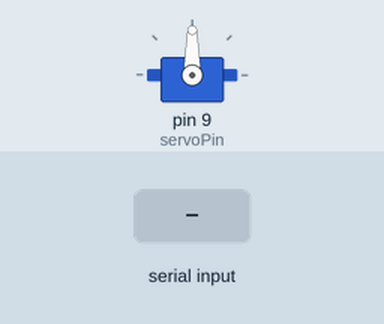
This sketch was run on a simulated Arduino Uno, built with avr-gcc and run on an emulated ATmega328P. Shown: servo. The test bench sets the inputs (shaded band). What the sketch prints to the serial monitor is not drawn.

Above: at 1.2 s.
1.3 s: "<s>" received over Serial
At 2.1 s:
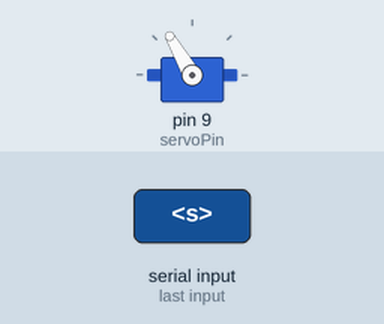
2.8 s: ">" received over Serial
At 3.1 s:
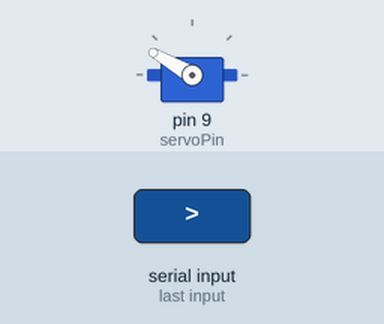
4.3 s: ">" received over Serial
At 5.5 s:
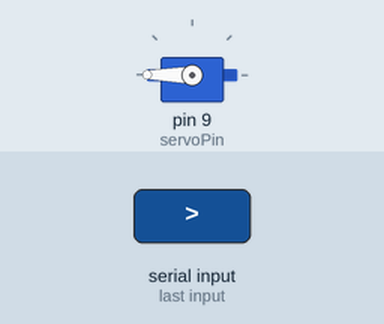
5.8 s: "<S>" received over Serial
At 6.7 s:
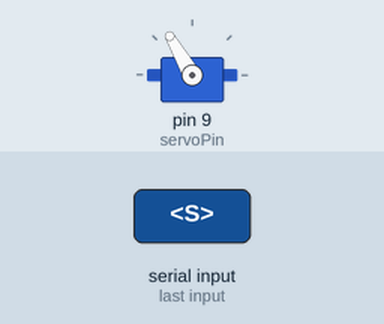
7.3 s: "<" received over Serial
At 7.8 s:
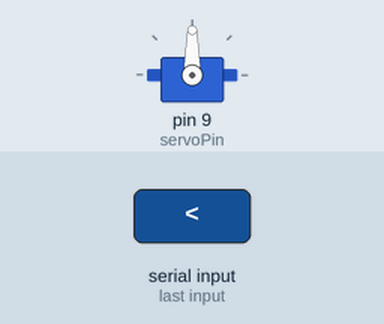
Timing chart, 0 to 9.8 s (numbered marks = the images above; inputs shaded):
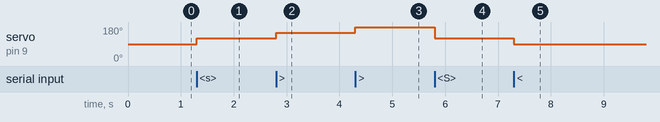

Measured:
- after the input at 1.3 s, servo on pin 9 (servoPin): 90° → 120° at once
- after the input at 2.8 s, servo on pin 9 (servoPin): 120° → 150° at once
- after the input at 4.3 s, servo on pin 9 (servoPin): 150° → 180° at once
- after the input at 5.8 s, servo on pin 9 (servoPin): 180° → 120° at once
- after the input at 7.3 s, servo on pin 9 (servoPin): 120° → 90° at once

The sketch:

CH_46_05.ino
```cpp
#include <Servo.h>
#define STEP     30    // 속도 변화량
#define MIN_SPEED   0   // 속도 최솟값
#define MAX_SPEED   180   // 속도 최댓값
#define STOP_SPEED  90    // 정지 시 속도 값

Servo continuousServo;      // 서보 모터 제어 객체
int servoPin = 9;       // 서보 모터 연결 핀
int speed = 90;         // 정지 상태

void setup() {
  continuousServo.attach(servoPin);   // 서보 모터 연결
  continuousServo.write(speed);   // 초기 정지 상태로 설정
  delay(20);

  Serial.begin(9600);
  Serial.println("* 정지 상태에서 시작합니다.");
}

void loop() {
  if (Serial.available()) {     // 시리얼 모니터로 데이터 수신
    char ch = Serial.read();

    if (ch == '<') {      // 속도 감소 방향
      speed -= STEP;

      if (speed < MIN_SPEED) {    // 역방향 최대 속도를 넘어간 경우
        speed = MIN_SPEED;
      }
      continuousServo.write(speed); // 속도 변경
      Serial.println(String("* 현재 속도는 ") + speed + "입니다.");
    }
    else if (ch == '>') {     // 속도 증가 방향
      speed += STEP;
      if (speed > MAX_SPEED) {    // 정방향 최대 속도를 넘어간 경우
        speed = MAX_SPEED;
      }
      continuousServo.write(speed); // 속도 변경
      Serial.println(String("* 현재 속도는 ") + speed + "입니다.");
    }
    else if (ch == 's' || ch == 'S') {  // 정지
      speed = STOP_SPEED;
      continuousServo.write(speed);
      Serial.println(String("* 정지하였습니다."));
    }
  }
}
```
